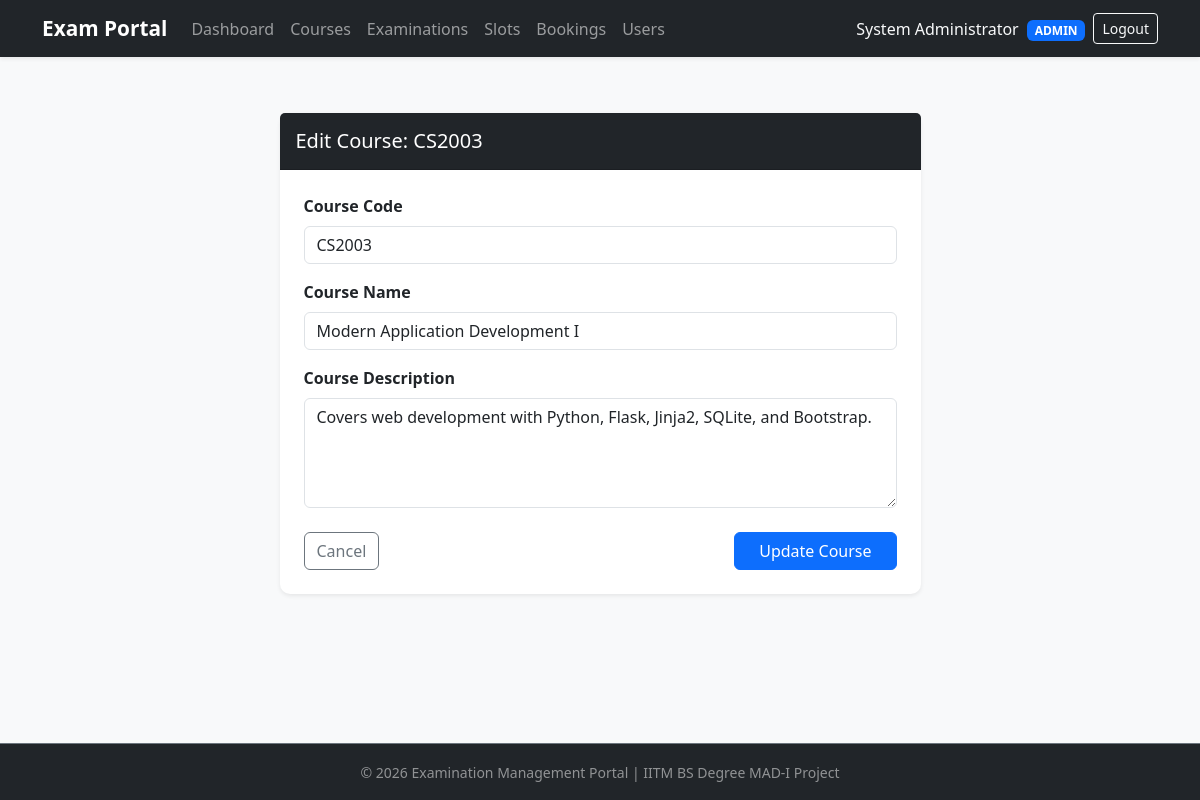
/admin/courses/1/edit (signed in), run on the app's committed database.
### models.py (models this page shows, shortened)
class Course(db.Model):
    __tablename__ = 'courses'
    id = db.Column(db.Integer, primary_key=True)
    course_code = db.Column(db.String(20), unique=True, nullable=False)
    course_name = db.Column(db.String(150), nullable=False)
    description = db.Column(db.Text, nullable=True)
    created_at = db.Column(db.DateTime, default=datetime.utcnow)
    examinations = db.relationship('Examination', backref='course', cascade='all, delete-orphan', lazy=True)

### admin.py (the view, shortened to what this page needs)
@admin_bp.route('/courses/<int:course_id>/edit', methods=['GET', 'POST'])
@role_required('admin')
def edit_course(course_id):
    course = Course.query.get_or_404(course_id)
    return render_template('admin/edit_course.html', course=course)

### utils.py (called while the page is built)
def role_required(*roles):
    def decorator(f):
        @wraps(f)
        def decorated(*args, **kwargs):
            if 'user_id' not in session:
                flash('Please log in to continue.', 'warning')
                return redirect(url_for('auth.login'))
            if session.get('user_role') not in roles:
                flash('You do not have permission to access that page.', 'danger')
                return redirect(url_for('auth.login'))
            return f(*args, **kwargs)
        return decorated
    return decorator

### templates/admin/edit_course.html (shortened to what this page needs)
{% extends 'base.html' %}
{% block content %}
<div class="row justify-content-center">
    <div class="col-md-7">
        <div class="card shadow-sm border-0 mt-3">
            <div class="card-header bg-dark text-white py-3">
                <h5 class="mb-0">Edit Course: {{ course.course_code }}</h5>
            </div>
            <div class="card-body p-4">
                <form method="POST">
                    <div class="mb-3">
                        <label class="form-label fw-semibold">Course Code</label>
                        <input type="text" name="course_code" class="form-control" value="{{ course.course_code }}" required>
                    </div>
                    <div class="mb-3">
                        <label class="form-label fw-semibold">Course Name</label>
                        <input type="text" name="course_name" class="form-control" value="{{ course.course_name }}" required>
                    </div>
                    <div class="mb-4">
                        <label class="form-label fw-semibold">Course Description</label>
                        <textarea name="description" class="form-control" rows="4">{{ course.description or '' }}</textarea>
                    </div>
                    <div class="d-flex justify-content-between">
                        <a href="{{ url_for('admin.manage_courses') }}" class="btn btn-outline-secondary">Cancel</a>
                        <button type="submit" class="btn btn-primary px-4">Update Course</button>
                    </div>
                </form>
            </div>
        </div>
    </div>
</div>
{% endblock %}

### static/style.css (style rules this page uses)
body { min-height: 100vh; display: flex; flex-direction: column; background-color: #f8f9fa; }
.card { border: none; border-radius: 10px; box-shadow: 0 2px 8px rgba(0, 0, 0, 0.1); transition: transform 0.2s ease; }

### data on the page
Course: course_code "CS2003", course_name "Modern Application Development I", description "Covers web development with Python, Flask, Jinja2, SQLite, and Bootstrap."

### other printed values
{{ session.user_name }} "System Administrator"
{{ session.user_role }} "ADMIN"
